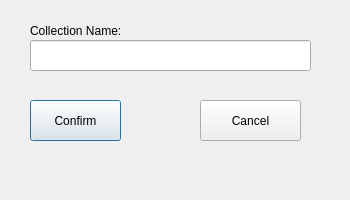
<?xml version="1.0" encoding="UTF-8"?>
<ui version="4.0">
 <class>createcollection</class>
 <widget class="QDialog" name="createcollection">
  <property name="geometry">
   <rect>
    <x>0</x>
    <y>0</y>
    <width>350</width>
    <height>200</height>
   </rect>
  </property>
  <property name="maximumSize">
   <size>
    <width>350</width>
    <height>200</height>
   </size>
  </property>
  <property name="windowTitle">
   <string>0</string>
  </property>
  <widget class="QLabel" name="label">
   <property name="geometry">
    <rect>
     <x>30</x>
     <y>20</y>
     <width>111</width>
     <height>21</height>
    </rect>
   </property>
   <property name="text">
    <string>Collection Name:</string>
   </property>
  </widget>
  <widget class="QLineEdit" name="lineEdit">
   <property name="geometry">
    <rect>
     <x>30</x>
     <y>40</y>
     <width>281</width>
     <height>31</height>
    </rect>
   </property>
  </widget>
  <widget class="QPushButton" name="pushButton">
   <property name="geometry">
    <rect>
     <x>30</x>
     <y>100</y>
     <width>91</width>
     <height>41</height>
    </rect>
   </property>
   <property name="text">
    <string>Confirm</string>
   </property>
  </widget>
  <widget class="QPushButton" name="pushButton_2">
   <property name="geometry">
    <rect>
     <x>200</x>
     <y>100</y>
     <width>101</width>
     <height>41</height>
    </rect>
   </property>
   <property name="text">
    <string>Cancel</string>
   </property>
  </widget>
 </widget>
 <resources/>
 <connections/>
</ui>
